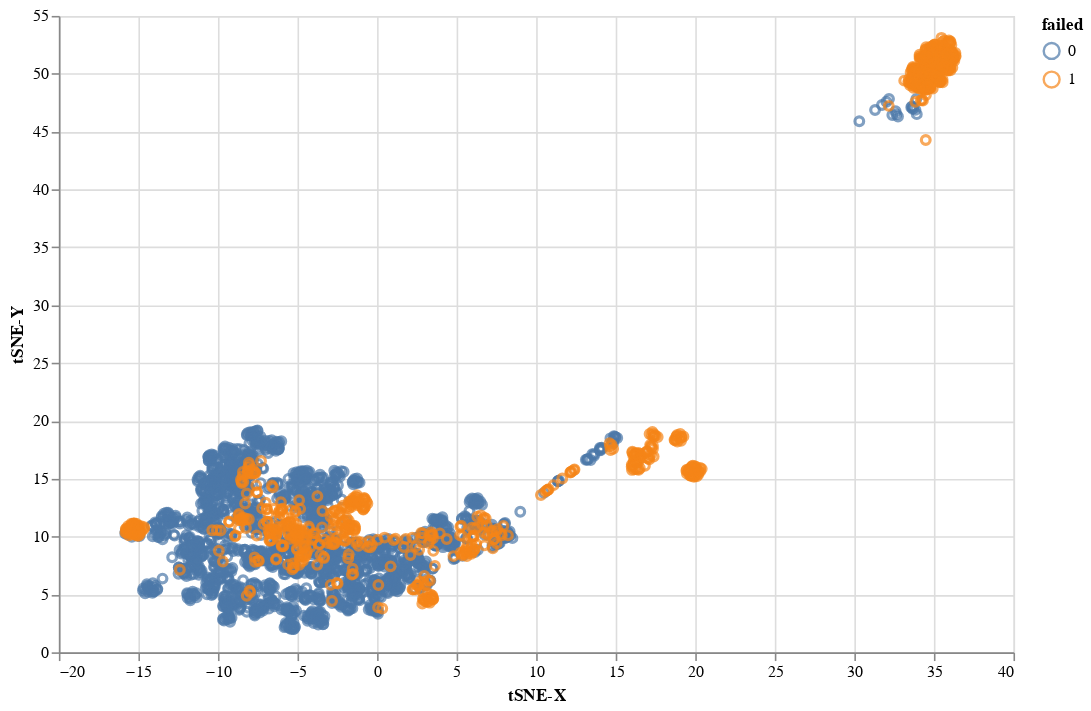

Notebook source saved alongside this figure:
### Code cell
to_umap(X_selected, y, target='failed', n_neighbors=300, min_dist=1.0, metric='euclidean')

### Figure 1 — Vega-Lite specification as saved in the notebook (floating-point values rounded to 4 significant figures; data arrays with more than 128 entries replaced by an {"elided": "..."} marker saying what was removed)
{"config": {"view": {"continuousWidth": 400, "continuousHeight": 300}}, "data": {"name": "data-9aaa0ad5b64d90b137b5ec324d367396"}, "mark": "point", "encoding": {"color": {"type": "nominal", "field": "failed"}, "x": {"type": "quantitative", "field": "tSNE-X"}, "y": {"type": "quantitative", "field": "tSNE-Y"}}, "height": 400, "selection": {"selector001": {"type": "interval", "bind": "scales", "encodings": ["x", "y"]}}, "width": 600, "$schema": "https://vega.github.io/schema/vega-lite/v4.8.1.json", "datasets": {"data-9aaa0ad5b64d90b137b5ec324d367396": {"elided": "3099 records"}}}
